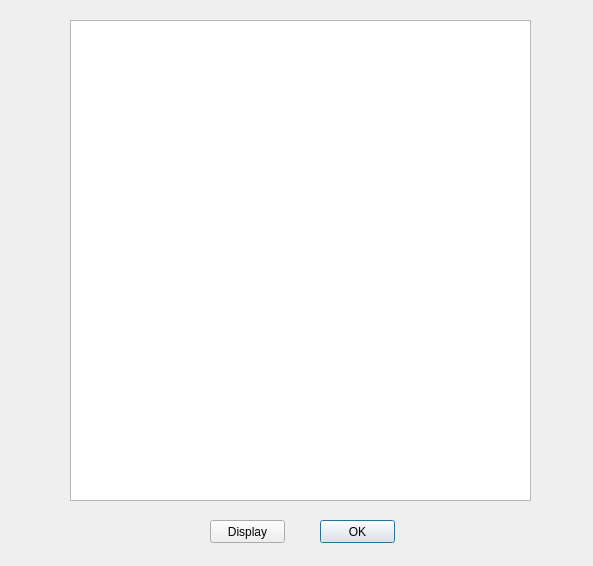
<?xml version="1.0" encoding="UTF-8"?>
<ui version="4.0">
 <class>commands</class>
 <widget class="QDialog" name="commands">
  <property name="geometry">
   <rect>
    <x>0</x>
    <y>0</y>
    <width>593</width>
    <height>566</height>
   </rect>
  </property>
  <property name="windowTitle">
   <string>Dialog</string>
  </property>
  <widget class="QTextBrowser" name="textBrowser">
   <property name="geometry">
    <rect>
     <x>70</x>
     <y>20</y>
     <width>461</width>
     <height>481</height>
    </rect>
   </property>
  </widget>
  <widget class="QPushButton" name="pushButton">
   <property name="geometry">
    <rect>
     <x>320</x>
     <y>520</y>
     <width>75</width>
     <height>23</height>
    </rect>
   </property>
   <property name="text">
    <string>OK</string>
   </property>
  </widget>
  <widget class="QPushButton" name="pushButton_display">
   <property name="geometry">
    <rect>
     <x>210</x>
     <y>520</y>
     <width>75</width>
     <height>23</height>
    </rect>
   </property>
   <property name="text">
    <string>Display</string>
   </property>
  </widget>
  <widget class="QWidget" name="widget" native="true">
   <property name="geometry">
    <rect>
     <x>0</x>
     <y>0</y>
     <width>601</width>
     <height>581</height>
    </rect>
   </property>
   <property name="styleSheet">
    <string notr="true">background-image: url(&quot;C:/Users/Dustin/Documents/GitHub/VILAN/VDATABASE/Docs/background.jpg&quot;);</string>
   </property>
  </widget>
  <zorder>widget</zorder>
  <zorder>textBrowser</zorder>
  <zorder>pushButton</zorder>
  <zorder>pushButton_display</zorder>
 </widget>
 <resources/>
 <connections/>
</ui>
